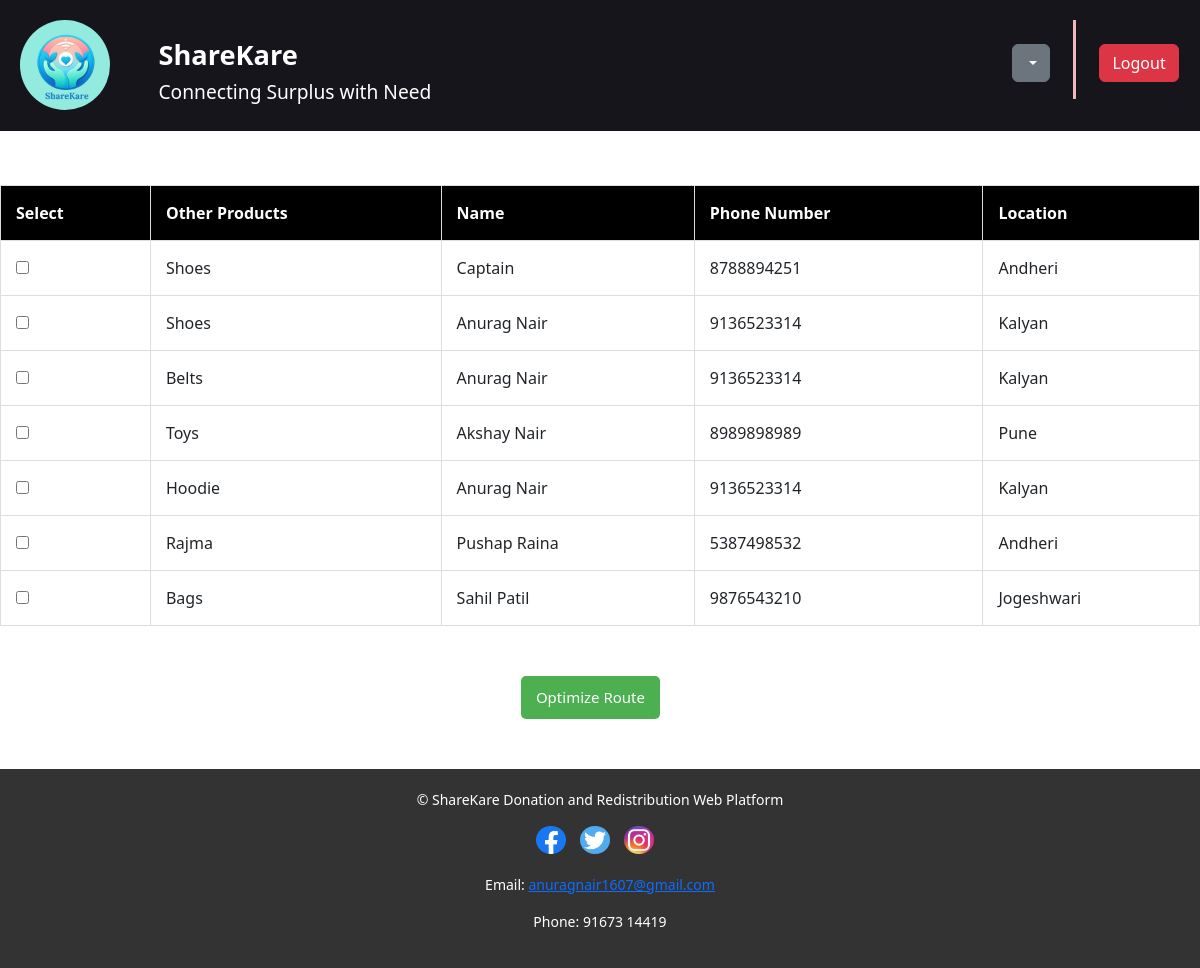
Page /collect_donations/ on the committed database.
### home/models.py (models this page shows, shortened)
class Donation(models.Model):
    user = models.ForeignKey(User, on_delete=models.CASCADE)
    donor = models.ForeignKey(Donor, on_delete=models.CASCADE, null=True, blank=True)
    other_products = models.TextField(max_length=100)
    phone_number = models.CharField(max_length=15)
    product_quantity = models.IntegerField()
    product_images = models.ImageField(upload_to="images/")
    STATUS_CHOICES = [
        ('PENDING', 'Pending'),
        ('DONATED', 'Donated'),
    ]
    status = models.CharField(max_length=20, choices=STATUS_CHOICES, default='PENDING')

class Donor(models.Model):
    user = models.OneToOneField(User, on_delete=models.CASCADE)
    location = models.CharField(max_length=255)
    latitude = models.FloatField(null=True, blank=True)
    longitude = models.FloatField(null=True, blank=True)

### home/views.py (the view, shortened to what this page needs)
# urls.py: path('collect_donations/', views.collect_donations, name='collect_donations'),
def collect_donations(request):
    donations = Donation.objects.all()
    context = {
        'donations': donations,
    }
    return render(request, 'collect_donations.html', context)

### templates/collect_donations.html (shortened to what this page needs)
{% extends 'base2.html' %}
{% load static %}
{% block content %}
    <br>
    <form method="post" action={% url 'collect_donations'%}>
        <table class="donation-table">
            <thead>
                <tr>
                    <th>Select</th>
                    <th>Other Products</th>
                    <th>Name</th>
                    <th>Phone Number</th>
                    <th>Location</th>
                </tr>
            </thead>
            <tbody>
                {% for donation in donations %}
                <tr>
                    <td>
                        <input type="checkbox" name="selected_donations" value="{{ donation.id }}" id="donation_{{ donation.id }}">
                    </td>
                    <td>{{ donation.other_products }}</td>
                    <td>{{ donation.user.first_name }}</td>
                    <td>{{ donation.phone_number }}</td>
                    <td>{{ donation.user.donor.location }}</td>
                </tr>
                {% empty %}
                <tr>
                    <td colspan="5">No donations found.</td>
                </tr>
                {% endfor %}
            </tbody>
        </table>
        <button type="submit">Optimize Route</button>
    {% endblock %}

### static/css/ngohome.css (style rules this page uses)
* { margin: 0; padding: 0; box-sizing: border-box; height: auto; }
body { font-family: 'Arial', sans-serif; background-color: #f4e8e8; overflow-x: hidden; }
html { scroll-behavior: smooth; }

### templates/collect_donations.html (style rules this page uses)
body { font-family: 'Roboto', sans-serif; background-color: #f0f0f0; margin: 0; padding: 0; background-color: lightblue; }
.donation-table { width: 100%; border-collapse: collapse; margin-top: 30px; }
.donation-table th, .donation-table td { border: 1px solid #ddd; padding: 15px; text-align: left; }
.donation-table th { background-color: black; color: white; }
button[type="submit"] { padding: 10px 15px; background-color: #4CAF50; color: white; border: none; border-radius: 5px; cursor: pointer; font-size: 15px; display: block; margin: 30px auto 0; transition: background-color 0.3s; margin-right: 45%; margin-top: 50px; }

### rows in the picture
Donation: other_products "Shoes", user.first_name "Captain", phone_number "8788894251", user.donor.location "Andheri"
Donation: other_products "Shoes", user.first_name "Anurag Nair", phone_number "9136523314", user.donor.location "Kalyan"
Donation: other_products "Belts", user.first_name "Anurag Nair", phone_number "9136523314", user.donor.location "Kalyan"
Donation: other_products "Toys", user.first_name "Akshay Nair", phone_number "8989898989", user.donor.location "Pune"
Donation: other_products "Hoodie", user.first_name "Anurag Nair", phone_number "9136523314", user.donor.location "Kalyan"
Donation: other_products "Rajma", user.first_name "Pushap Raina", phone_number "5387498532", user.donor.location "Andheri"
Donation: other_products "Bags", user.first_name "Sahil Patil", phone_number "9876543210", user.donor.location "Jogeshwari"
